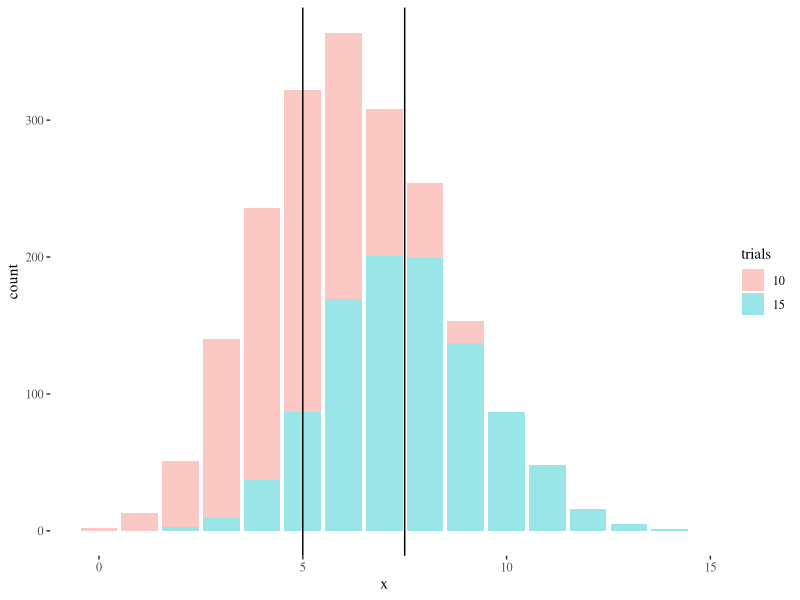

Here is the R script that generated this plot:
## ---- chunk 1
knitr::opts_chunk$set(echo = TRUE)
library(ggplot2)
library(ggthemes)
## ---- chunk 2
# 10 samples, 10 trials:
rbinom(10, 10, .5)
# 10 samples, 15 trials:
rbinom(10, 20, .5)
# Plotting 1000 samples
df <- data.frame(x = c(rbinom(1000, 10, .5), rbinom(1000, 15, .5)),
                       trials = factor(c(rep(10, 1000), rep(15, 1000))))
ggplot(df, aes(x, fill = trials)) + stat_count(alpha = .4) + theme_tufte() +
  geom_vline(xintercept = c(5, 7.5))
